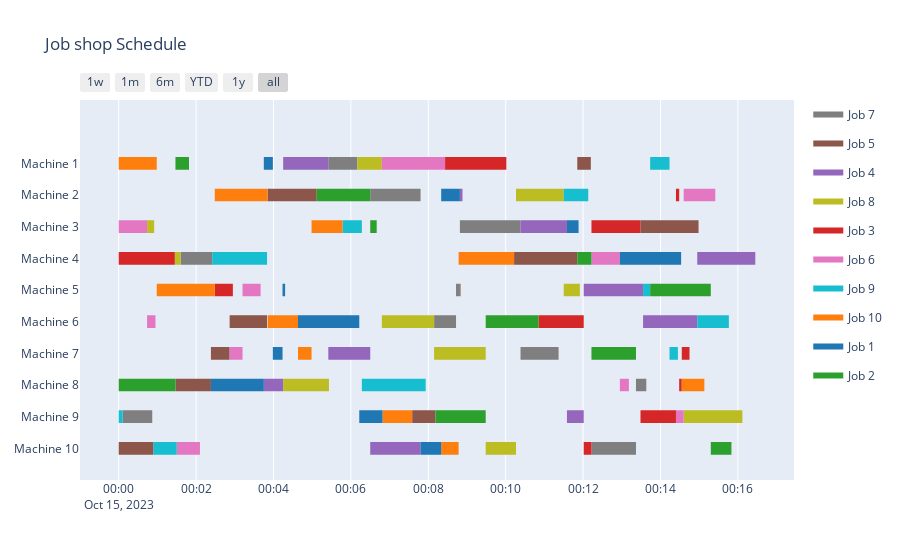

Write notebook code for a chart like this one.
### Code cell
def prepare_gannt_data_from(
    m_keys: list[int], j_keys: list[int], sequence_best: list[int]
) -> dict:
    key_count = {key: 0 for key in j_keys}
    j_count = {key: 0 for key in j_keys}
    m_count = {key: 0 for key in m_keys}
    j_record = {}
    
    for i in sequence_best:
        gen_t: int = int(pt[i][key_count[i]])
        gen_m: int = int(ms[i][key_count[i]])
        j_count[i] = j_count[i] + gen_t
        m_count[gen_m] = m_count[gen_m] + gen_t
        
        if m_count[gen_m] < j_count[i]:
            m_count[gen_m] = j_count[i]
        elif m_count[gen_m] > j_count[i]:
            j_count[i] = m_count[gen_m]
    
        # convert seconds to hours, minutes and seconds
        start_time: str = str(datetime.timedelta(seconds=j_count[i] - pt[i][key_count[i]]))
        end_time: str = str(datetime.timedelta(seconds=j_count[i]))
            
        j_record[(i, gen_m)] = [start_time, end_time]
        
        key_count[i] = key_count[i] + 1

    return j_record


def format_gannt_data(m_keys: list[int], j_keys: list[int], j_record):
    frame_dicts = []
    for m in m_keys:
        for j in j_keys:
            frame_dicts.append(dict(
                Task="Machine %s"%(m),
                Start="2023-10-15 %s"%(str(j_record[(j, m)][0])),
                Finish="2023-10-15 %s"%(str(j_record[(j, m)][1])),
                Resource="Job %s"%(j+1))
            )
            # df.append(dict(Task="Machine %s"%(m), Start="2018-07-14 %s"%(str(j_record[(j,m)][0])), Finish="2018-07-14 %s"%(str(j_record[(j,m)][1])),Resource="Job %s"%(j+1)))
    return frame_dicts


m_keys = [j + 1 for j in range(num_machine)]
j_keys = [j for j in range(num_job)]
j_record: dict = prepare_gannt_data_from(m_keys, j_keys, sequence_best)

frame_dicts: list[dict] = format_gannt_data(m_keys, j_keys, j_record)
fig = ff.create_gantt(
    frame_dicts, index_col="Resource",
    show_colorbar=True, group_tasks=True, showgrid_x=True, title="Job shop Schedule"
)
# iplot(fig, filename="GA_job_shop_scheduling")
fig
